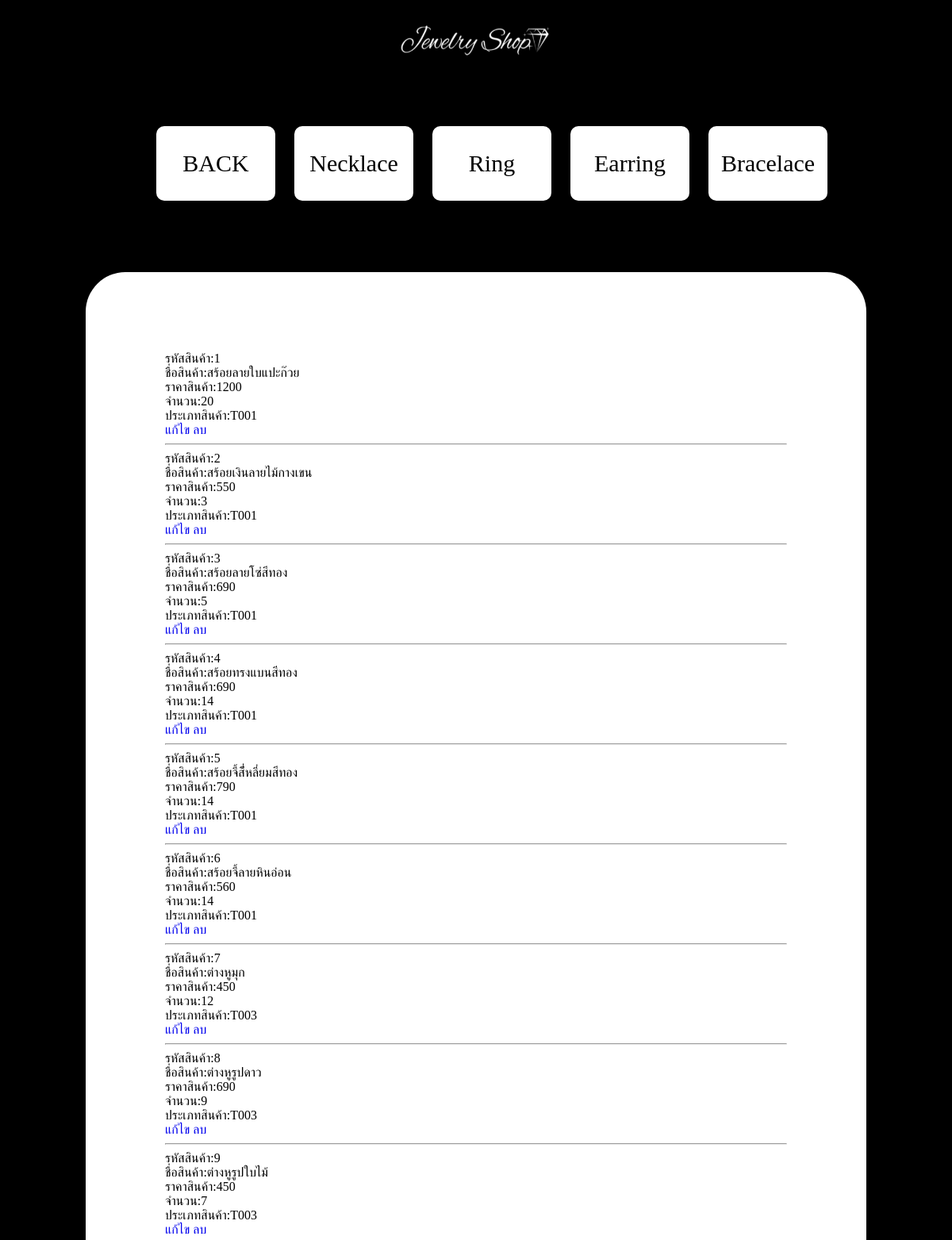
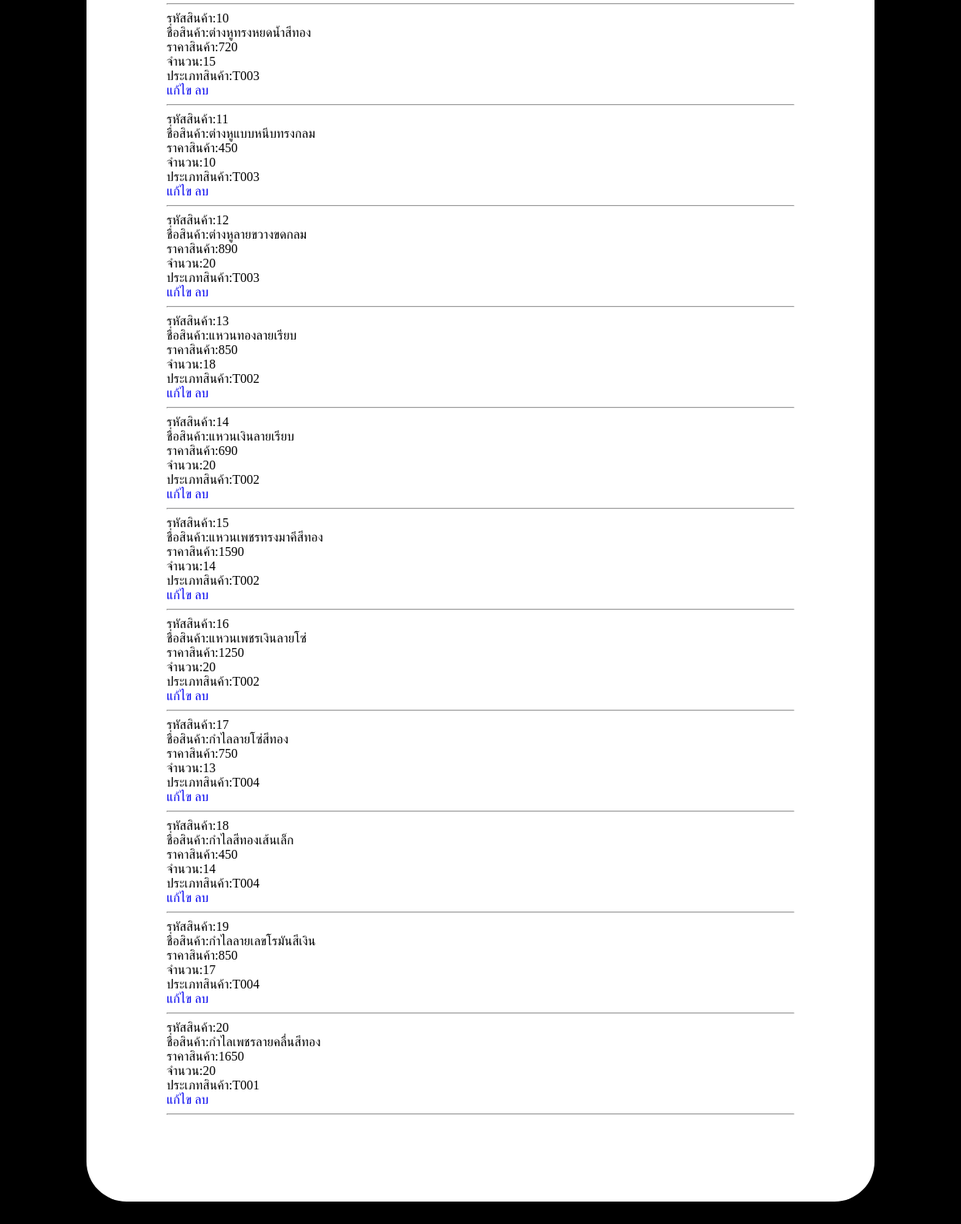
Page /projectweb/listproduct.php on the committed database (2 pictures, top to bottom).
### tables this page shows
CREATE TABLE `product` (
  `id_product` int(50) NOT NULL,
  `name_product` varchar(50) NOT NULL,
  `price_product` decimal(10,0) NOT NULL,
  `num_product` int(11) NOT NULL,
  `id_type` varchar(50) NOT NULL
);

### projectweb/listproduct.php (the view, shortened to what this page needs)
<?php include "connect2.php"?>
<html>
<head><meta charset="utf-8">
    <link href="style/style_ad2.css" rel="stylesheet">
</head>
<body>
<header><img src="img_decorate/jewshop5.png" width="200" height="40" ></header>
<nav>
    <ul class="navbar">
        <a href="homead.php">BACK  </a>
        <a href="listproductT001.php">Necklace</a>
        <a href="listproductT002.php">Ring</a>
        <a href="listproductT003.php">Earring</a>
        <a href="listproductT004.php">Bracelace</a>
    </ul>
</nav>
<div class="list">
    <?php
    $stmt = $pdo->prepare("SELECT * FROM product");
    $stmt->execute();
    while ($row = $stmt->fetch()) {
    echo "รหัสสินค้า:" .$row ["id_product"]."<br>";
    echo "ชื่อสินค้า:" .$row ["name_product"]."<br>";
    echo "ราคาสินค้า:" .$row ["price_product"]. "<br>";
    echo "จำนวน:" .$row ["num_product"]. "<br>";
    echo "ประเภทสินค้า:" .$row ["id_type"]. "<br>";
    echo "<a href='editformproduct.php?id_product=".$row ["id_product"]."'>แก้ไข</a>";
    echo "<a href='#' onclick= confirmDelete('".$row["id_product"]."')> ลบ</a>";
    echo "<hr>\n";
    } ?>
</div>
</body>
</html>

### projectweb/style/style_ad2.css (style rules this page uses)
@media (min-width: 900px) { nav { text-align:center; } }
@media (min-width: 900px) { nav a { display: inline-flex; text-align:center; font-size:30px; border-radius:10px; padding:30px; background:white; color:black; margin: 50px 12px -10px 12px; width: 90px; justify-content: center; } }
@media (min-width: 900px) { .navbar { display: flex; list-style: none; justify-content: center; } }
@media (min-width: 900px) { body { background-color:black; } }
@media (min-width: 900px) { header { background-color:black; display: flex; justify-content:center; height: 85px; align-items: center; } }
@media (min-width: 900px) { a:link { text-decoration:none; } }
@media (min-width: 900px) { .list { padding: 100px; background-color:white; margin:100px 100px; border-radius:50px; } }

### rows in the picture
product: id_product "1", name_product "สร้อยลายใบแปะก๊วย", price_product "1200", num_product "20", id_type "T001"
product: id_product "2", name_product "สร้อยเงินลายไม้กางเขน", price_product "550", num_product "3", id_type "T001"
product: id_product "3", name_product "สร้อยลายโซ่สีทอง", price_product "690", num_product "5", id_type "T001"
product: id_product "4", name_product "สร้อยทรงแบนสีทอง", price_product "690", num_product "14", id_type "T001"
product: id_product "5", name_product "สร้อยจี้สี่้หลี่ยมสีทอง", price_product "790", num_product "14", id_type "T001"
product: id_product "6", name_product "สร้อยจี้ลายหินอ่อน", price_product "560", num_product "14", id_type "T001"
product: id_product "7", name_product "ต่างหูมุก", price_product "450", num_product "12", id_type "T003"
product: id_product "8", name_product "ต่างหูรูปดาว", price_product "690", num_product "9", id_type "T003"
product: id_product "9", name_product "ต่างหูรูปใบไม้", price_product "450", num_product "7", id_type "T003"
product: id_product "10", name_product "ต่างหูทรงหยดน้ำสีทอง", price_product "720", num_product "15", id_type "T003"
product: id_product "11", name_product "ต่างหูแบบหนีบทรงกลม", price_product "450", num_product "10", id_type "T003"
product: id_product "12", name_product "ต่างหูลายขวางขดกลม", price_product "890", num_product "20", id_type "T003"
product: id_product "13", name_product "แหวนทองลายเรียบ", price_product "850", num_product "18", id_type "T002"
product: id_product "14", name_product "แหวนเงินลายเรียบ", price_product "690", num_product "20", id_type "T002"
product: id_product "15", name_product "แหวนเพชรทรงมาคีสีทอง", price_product "1590", num_product "14", id_type "T002"
product: id_product "16", name_product "แหวนเพชรเงินลายโซ่", price_product "1250", num_product "20", id_type "T002"
product: id_product "17", name_product "กำไลลายโซ่สีทอง", price_product "750", num_product "13", id_type "T004"
product: id_product "18", name_product "กำไลสีทองเส้นเล็ก", price_product "450", num_product "14", id_type "T004"
product: id_product "19", name_product "กำไลลายเลขโรมันสีเงิน", price_product "850", num_product "17", id_type "T004"
product: id_product "20", name_product "กำไลเพชรลายคลื่นสีทอง", price_product "1650", num_product "20", id_type "T001"
